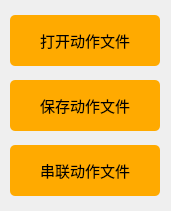
   <widget class="QWidget" name="widget_4" native="true">
    <property name="geometry">
     <rect>
      <x>1055</x>
      <y>690</y>
      <width>171</width>
      <height>211</height>
     </rect>
    </property>
    <property name="styleSheet">
     <string notr="true">#widget_4 {border:1px solid #242424;
border-color: rgb(200, 200, 200);}</string>
    </property>
    <widget class="QPushButton" name="Button_OpenActionGroup">
     <property name="geometry">
      <rect>
       <x>10</x>
       <y>15</y>
       <width>150</width>
       <height>51</height>
      </rect>
     </property>
     <property name="font">
      <font>
       <family>黑体</family>
       <pointsize>11</pointsize>
      </font>
     </property>
     <property name="styleSheet">
      <string notr="true">QPushButton{background-color: rgb(255, 170, 0);}
QPushButton:hover{background-color:  rgb(255, 210, 0);}
QPushButton{border-radius:5px;}</string>
     </property>
     <property name="text">
      <string>打开动作文件</string>
     </property>
    </widget>
    <widget class="QPushButton" name="Button_SaveActionGroup">
     <property name="geometry">
      <rect>
       <x>10</x>
       <y>80</y>
       <width>150</width>
       <height>51</height>
      </rect>
     </property>
     <property name="font">
      <font>
       <family>黑体</family>
       <pointsize>11</pointsize>
      </font>
     </property>
     <property name="styleSheet">
      <string notr="true">QPushButton{background-color: rgb(255, 170, 0);}
QPushButton:hover{background-color:  rgb(255, 210, 0);}
QPushButton{border-radius:5px;}</string>
     </property>
     <property name="text">
      <string>保存动作文件</string>
     </property>
    </widget>
    <widget class="QPushButton" name="Button_TandemActionGroup">
     <property name="geometry">
      <rect>
       <x>10</x>
       <y>145</y>
       <width>150</width>
       <height>51</height>
      </rect>
     </property>
     <property name="font">
      <font>
       <family>黑体</family>
       <pointsize>11</pointsize>
      </font>
     </property>
     <property name="styleSheet">
      <string notr="true">QPushButton{background-color: rgb(255, 170, 0);}
QPushButton:hover{background-color:  rgb(255, 210, 0);}
QPushButton{border-radius:5px;}</string>
     </property>
     <property name="text">
      <string>串联动作文件</string>
     </property>
    </widget>
   </widget>
